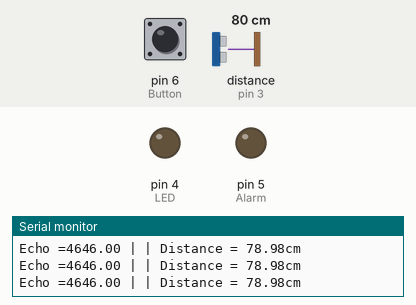
This sketch was run on a simulated Arduino Uno, built with avr-gcc and run on an emulated ATmega328P. On the bench: output pins drawn as LEDs (lit = HIGH), the last lines printed to the serial monitor. Wiring (inferred from the names in the program): ultrasonic range finder: trigger pin 2; echo pin 3. The test bench sets the inputs (shaded band); at power-on: distance to the obstacle (sensor on pin 3) 80 cm, pin 6 (Button) LOW. The echo pulse lasts 58.3 µs per cm; pins used as bus, display or sensor lines are not drawn.

Above: at 1.2 s.
1.3 s: distance to the obstacle (sensor on pin 3) set to 54 cm
2.8 s: distance to the obstacle (sensor on pin 3) set to 48 cm
At 3.9 s:
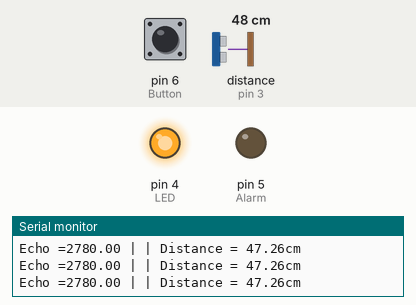
At 4.78 s:
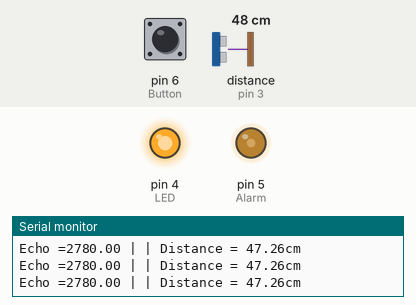
8.8 s: distance to the obstacle (sensor on pin 3) set to 2 cm
Timing chart, 0 to 11.8 s (numbered marks = the images above; inputs shaded):
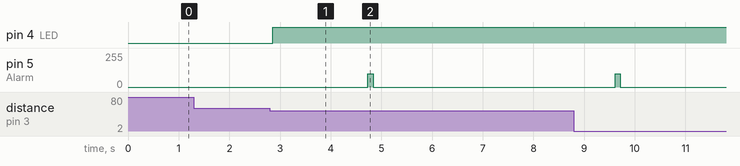

The sketch:

arduino__.ino
```cpp
#define Trig   2 //引脚Tring 连接 IO D2
#define Echo   3 //引脚Echo  连接 IO D3
#define LED    4 //LED正极   连接 IO D4
#define Alarm  5 //闹钟正极   连接 IO D5
#define Button 6 //按键开关   连接 IO D6

float cm; //距离变量
float temp; //
int state_alarm;//闹钟状态（0：关闭；1：计时；2：响）
int state_led;//LED状态（0：熄灭；1：亮；2：延时）
int count;//计数器
int remain;//夜灯延时计时器

void setup() {
  Serial.begin(9600);
  pinMode(Trig,  OUTPUT);
  pinMode(Echo,  INPUT);
  pinMode(LED,   OUTPUT);
  pinMode(Alarm, OUTPUT);
  pinMode(Button,   INPUT);
  state_alarm = 0;
  count = 0;
  remain = 5001;
}

boolean debounce(boolean last) //按键消抖函数
{
    boolean current = digitalRead(Button);
    if (last != current) {
        // 如果电压改变了，说明肯定按下按钮了，否则电压值是不会改变的。
        // 但是这个电压改变是不是抖动阶段的电压改变是不知道的，所以要等5ms（避开抖动
        // 阶段）再读取一次，第二次读取的就是稳定后的值可以直接返回了。
        delay(5);
        current = digitalRead(Button);
    }
    // 如果电压没有改变，不能判断是否按下按钮，直接返回，等待下一轮对引脚状态的查询
    return current;
}

void loop() {
  //给Trig发送一个低高低的短时间脉冲,触发测距
  digitalWrite(Trig, LOW); //给Trig发送一个低电平
  delayMicroseconds(2);    //等待 2微妙
  if(state_alarm == 1)//计时
  {
    count += 2;
  }
  remain += 2;
  digitalWrite(Trig,HIGH); //给Trig发送一个高电平
  delayMicroseconds(10);    //等待 10微妙
  if(state_alarm == 1)//计时
  {
    count += 10;
  }
  remain += 10;
  digitalWrite(Trig, LOW); //给Trig发送一个低电平

  temp = float(pulseIn(Echo, HIGH)); //存储回波等待时间,
  //pulseIn函数会等待引脚变为HIGH,开始计算时间,再等待变为LOW并停止计时
  //返回脉冲的长度

  //声速是:340m/1s 换算成 34000cm / 1000000μs => 34 / 1000
  //因为发送到接收,实际是相同距离走了2回,所以要除以2
  //距离(厘米)  =  (回波时间 * (34 / 1000)) / 2
  //简化后的计算公式为 (回波时间 * 17)/ 1000

  cm = (temp * 17 )/1000; //把回波时间换算成cm

  if(cm < 50)//开灯
  {
    analogWrite(LED, 255);
    remain = 0;
  }
  else if(remain <= 5000)//延时
  {
    analogWrite(LED, 255);
  }
  else//熄灯
  {
    analogWrite(LED, 0);
  }

  int buttonState = debounce(digitalRead(Button));//设置闹钟
  if(!buttonState)
  {
    if(state_alarm == 0)//开始计时
    {
      state_alarm = 1;
      count = 0;
    }
    else if(state_alarm == 2)//关闹钟
    {
      state_alarm = 0;
    }
  }

  if(count >= 5000 && state_alarm == 1)//计时满
  {
    state_alarm = 2;
  }

  if(state_alarm == 2)//闹钟响
  {
    analogWrite(Alarm, 100);
  }
  else//关闹钟
  {
    analogWrite(Alarm, 0);
  }

  Serial.print("Echo =");
  Serial.print(temp);//串口输出等待时间的原始数据
  Serial.print(" | | Distance = ");
  Serial.print(cm);//串口输出距离换算成cm的结果
  Serial.println("cm");
  delay(100);
  if(state_alarm)//计时
  {
    count += 100;
  }
  remain += 100;
}
```

Measured:
- the behaviour switches between 51 and 50 cm on distance to the obstacle (sensor on pin 3) (found by bisection; images 0 and 1)
- after the input at 2.8 s, pin 4 (LED): LOW → HIGH after 0.05 s
